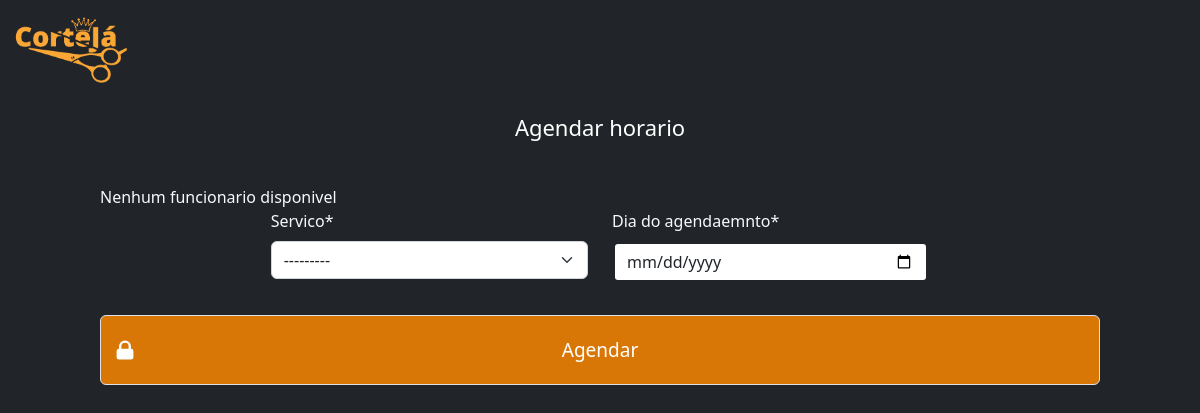
Before: /agendamentos/criar with the older database file.
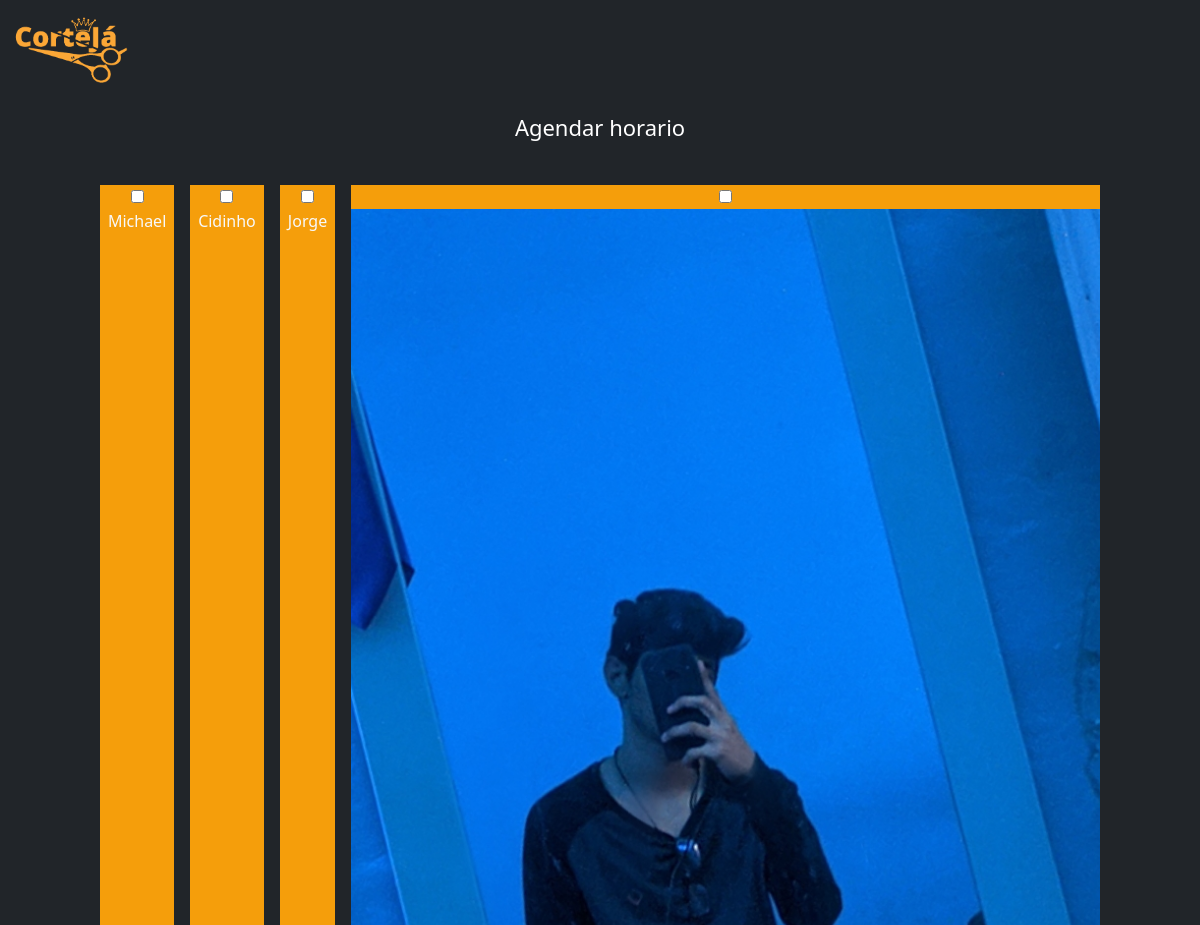
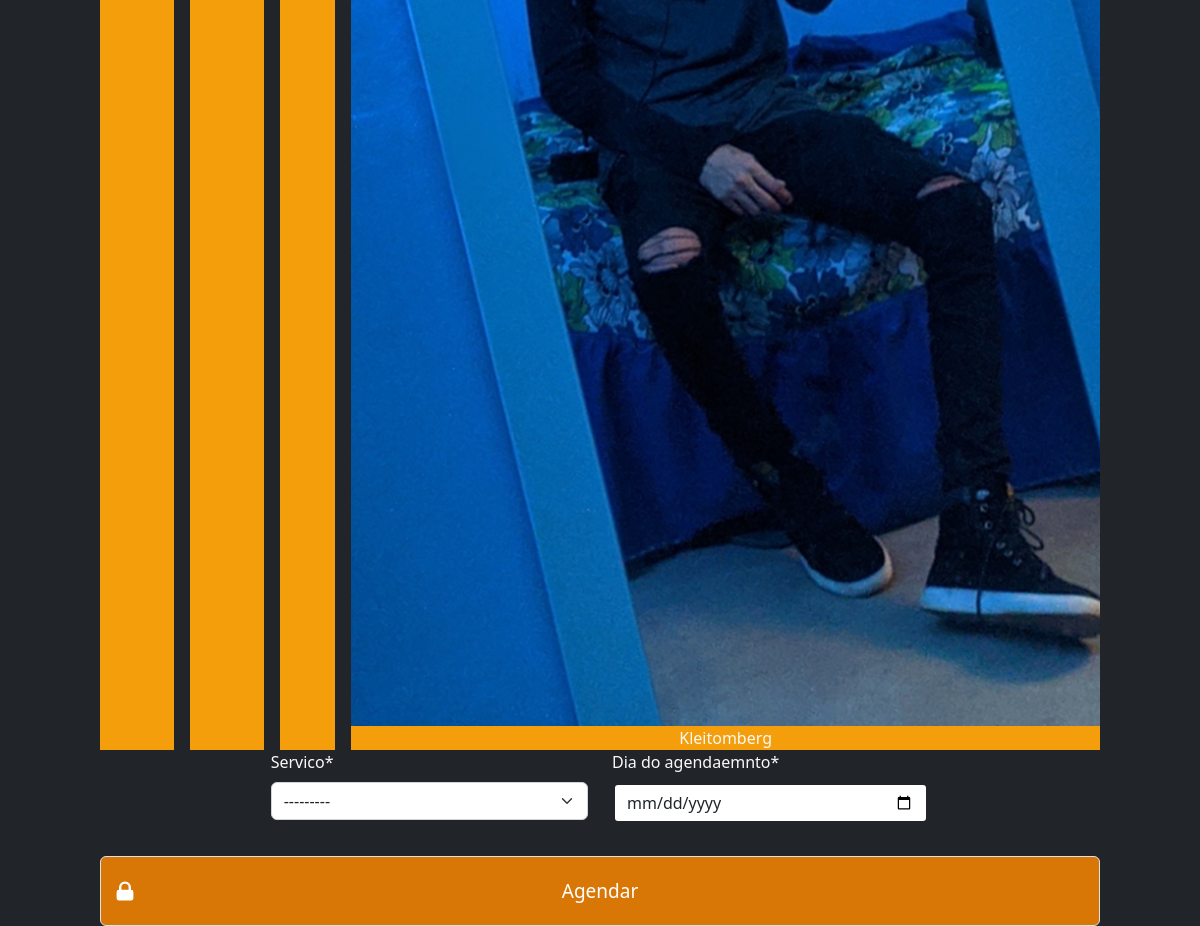
After: the same page with the newer database file (2 pictures, top to bottom).
### core/models.py (models this page shows, shortened)
class Base(models.Model):
    class Meta:
        abstract = True
    criado = models.DateField('Data de criação', auto_now_add=True)
    modificado = models.DateField('Data de modificação', auto_now=True)
    ativo = models.BooleanField('Ativo?', default=True)

class Profissional(Base):
    nome = models.CharField('Cabelereiro', max_length=255)
    foto = models.ImageField('foto', upload_to="imgs/profile_user", blank=True, null=True, help_text='Foto de perfil')

### core/views.py (the view, shortened to what this page needs)
# urls.py: path('agendamentos/criar', CriarAgendamento.as_view(), name='criar_agendamentos'),
class CriarAgendamento(LoginRequiredMixin, CreateView):
      template_name = 'agendamentos/create.html'
      form_class = AgendamentoForm
      success_url = reverse_lazy('index')
      login_url = reverse_lazy('account_login')
      def get_context_data(self, *args, **kwargs):
        context = super().get_context_data(*args, **kwargs)
        context['funcionarios'] = Profissional.objects.all()
        return context

### core/forms.py
class AgendamentoForm(forms.ModelForm):
    class Meta:
        model = Agendamento
        fields = ['servico', 'funcionario', 'data']
    def __init__(self, *args, **kwargs):
            super().__init__(*args, **kwargs)
            self.fields['data'] = forms.DateField(label='Dia do agendaemnto', widget=forms.widgets.DateInput(attrs={'type': 'date',}))

### core/models.py (called while the page is built)
    def __str__(self):
        return self.nome

### core/templates/agendamentos/create.html (shortened to what this page needs)
{% extends '../base.html' %}
{% load static %}
{% load crispy_forms_tags %}
{% block content %}
<div class="container">
<h2 class="hh2 mt-3 text-center"> Agendar horario</h2>
<form method="post" class="my-class text-light">
    <div class="row justify-content-md-center">
        <div class="d-flex gap-3 text-center">
        {% for f in funcionarios%}
            <div class="bg-amber-500 ">
            <input name="funcionario" id="{{f.nome}}" class="text-dark" type="checkbox" placeholder="{{f.nome}}" value="{{f.id}}" >
            {% if f.foto %}
            <img class="img-fluid" src="{{f.foto.url}}" alt="">
             {% endif %}
            <label for="{{f.nome}}">{{f.nome}}</label>
            </div>
        {% empty%}
        <p>Nenhum funcionario disponivel</p>
        {% endfor%}
    </div>
   </div>
    <div class="row justify-content-md-center">
    <div class="form-group col-md-4 mb-3">
        {{ form.servico|as_crispy_field }}
    </div>
    <div class="form-group col-md-4 mb-3">
        {{ form.data|as_crispy_field }}
    </div>
</div>
<div>
<button name="logar" value="logar" type="submit" class=" entrar group relative w-full flex justify-center py-4 px-4 border border-transparent text-sm font-medium rounded-md text-white bg-amber-600 hover:bg-amber-700 focus:outline-none focus:ring-2 focus:ring-offset-2 focus:ring-indigo-500">
      <span class="absolute left-0 inset-y-0 flex items-center pl-3">
          <svg class="h-6 w-6 text-white-500 group-hover:text-white-400" xmlns="http://www.w3.org/2000/svg" viewBox="0 0 20 20" fill="currentColor" aria-hidden="true">
            <path fill-rule="evenodd" d="M5 9V7a5 5 0 0110 0v2a2 2 0 012 2v5a2 2 0 01-2 2H5a2 2 0 01-2-2v-5a2 2 0 012-2zm8-2v2H7V7a3 3 0 016 0z" clip-rule="evenodd" />
          </svg>
        </span>
        Agendar
      </button>
    </div>
</form>
</div>
<script src="https://cdn.tailwindcss.com"></script>
{% endblock %}

### core/templates/base.html (shortened to what this page needs)
{% load static %}
<!DOCTYPE html>
<html lang="en">
<head>
    <link href="https://cdn.jsdelivr.net/npm/bootstrap@5.2.0-beta1/dist/css/bootstrap.min.css" rel="stylesheet">
    <link rel="stylesheet" href="{%static 'css/style.css'%}">
    <link rel="stylesheet" href="{%static 'css/style1.css'%}">
  </head>
<body class="bg-dark">
    <nav class="navbar navbar-expand-lg bg-dark text-light">
        <div class="container-fluid">
          <a class="navbar-brand text-light" href="#"><img class="img-fluid lg" src="{%static 'img/logo.png'%}" alt=""></a>
        </div>
      </nav>
    {% block content %}
    {% endblock%}
</body>
</html>

### core/static/css/style.css (style rules this page uses)
img.lg { max-width: 10vw !important; }
div.q p,h2 { color: #fff !important; }

### core/static/css/style1.css (style rules this page uses)
body { --tw-bg-opacity: 1; }
input { border: 3px solid transparent !important; }
button.entrar, button.cadastrar { font-size: 19px; }
h2.hh2 { font-size: 22px; margin-bottom: 45px; }

Changed rows visible on the page:
added Profissional: nome "Michael"
added Profissional: nome "Cidinho"
added Profissional: nome "Jorge"
added Profissional: foto (picture), nome "Kleitomberg"
Other visible differences:
text no longer shown: "Nenhum funcionario disponivel"
